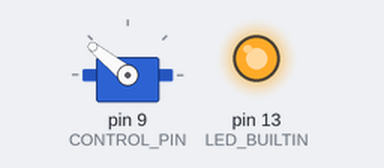
Simulated run of this sketch. Board: Arduino Uno, built with avr-gcc and run on an emulated ATmega328P. Parts: servo, output pins drawn as LEDs (lit = HIGH).

Above: at 2.55 s.
At 15.45 s:
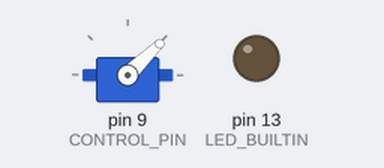
Timing chart, 0 to 19.4 s (numbered marks = the images above):
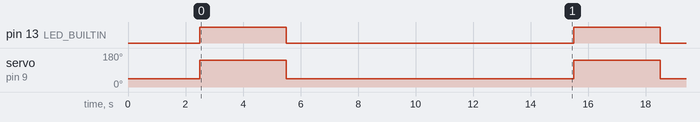

Measured:
- by itself, pin 13 (LED_BUILTIN): alternates HIGH for 3.0 s and LOW for 10.0 s
- by itself, servo on pin 9 (CONTROL_PIN): alternates 141° for 3.0 s and 44° for 10.0 s

The sketch:

ESC_pulse.ino
```cpp
/*
 * Created March 18, 2019 by Wesley Stirk
 *
 * This file is use to test the ability of the ESC to pulse to various speeds and then return to an idle wait.
 *
 * Last updated March 26, 2019 by Wesley Stirk
 */

#include "ESC_30A.h"


#define ESC_PULSE //comment out to use another sketch.
#ifdef ESC_PULSE

#define CONTROL_PIN 9 //where the arduino connects to the ESC. Must be a PWM pin.
#define PULSE_TIME 3000 //given in ms. The amount of time the pulse is on.
#define PULSE_WAIT 10000 //given in ms. The amount of time between pulses.
#define MOTOR_SPEED 100 //given in percentage. The speed that the motor will pulse to.

#define SHORTEST_PULSE_HOBBY 300 //given in milliseconds
//the shortest possible pulse of increased PWM duty cycle.
//found by experimentation using the ESC_pulse.ino code.

#define SHORTEST_PULSE_HDD 350 //given in milliseconds.


ESC_30A motor(CONTROL_PIN); //the ESC

void setup()
{
   motor.init(); //initialize the motor control
   pinMode(LED_BUILTIN, OUTPUT);
   motor.wait_startup(); //wait for everything to settle.
   delay(500); //just for good measure.
}

void loop()
{
    motor.throttle(MOTOR_SPEED); //ramp up to the desired speed.
    digitalWrite(LED_BUILTIN, HIGH);
    delay(PULSE_TIME); //wait for the needed amount of time.
    motor.full_stop(); //and turn of the power.
    digitalWrite(LED_BUILTIN, LOW);
    delay(PULSE_WAIT);
}

#endif
```

ESC_30A.cpp
```cpp
/*
 * Created on February 2, 2019 by Wesley Stirk
 *
 * This file has the implementation of the basic members and functions needed to control the 30A BLDC ESC from Hobbypower
 * It relies heavily on the Servo library for much of its functionality.
 * s
 * Last Updated February 27, 2019 by Wesley Stirk
 */

#include "ESC_30A.h"

ESC_30A::ESC_30A(uint8_t pin)
{
  this->pin = pin;
}

void ESC_30A::init(int8_t newPin)
{
  if(newPin >= 0) //if initialized with a different pin use that one.
  {
    this->pin = newPin;
  }
  bldc.attach(pin);//attach the correct pin to the 'servo'
    //causes issues if not called in the setup (or loop) function so it can't be called in the constructor
  full_stop(); //start of with the motor not moving
}

void ESC_30A::throttle(speed_t mSpeed)
{
  if(mSpeed <= ESC_30A_MAX_SPEED || mSpeed >= ESC_30A_MIN_SPEED) //double check that the given speed in the appropriate ranged
  {
    uint16_t rate = map(mSpeed, ESC_30A_MIN_SPEED, ESC_30A_MAX_SPEED, 0, 1000) + 1000;
    //map(mSpeed, ESC_30A_MIN_SPEED, ESC_30A_MAX_SPEED, 0, 180); //servos go from 0 to 180 so it needs to be mapped to that range.
    #ifdef ESC_DEBUG
      Serial.print("throttling to: ");
      Serial.println(rate);
    #endif
    //bldc.write(rate); //set the appropriate speed
    throttle_pulse(rate);
    currentSpeed = mSpeed; //remember what speed we are at.
  }
}

speed_t ESC_30A::get_speed()
{
  return currentSpeed;
}

void ESC_30A::full_speed()
{
  throttle(ESC_30A_MAX_SPEED);
}

void ESC_30A::full_stop()
{
  throttle(ESC_30A_MIN_SPEED);
}


uint8_t ESC_30A::get_pin()
{
  return pin;
}

//allows the user to have direct control over the length of the pulse.
void ESC_30A::throttle_pulse(uint16_t pulseWidth)
{
  bldc.writeMicroseconds(pulseWidth);
}

//calibrates the controller
void ESC_30A::calibrate()
{
  //Assuming that this program is starting just as the BLDC motor is turned on.
  throttle(ESC_30A_MAX_SPEED); //before plugging in the batter of ESC set to full speed.

  #ifdef ESC_MSG
    Serial.println("Startup Sequence wait...");
  #endif
  delay(STARTUP_TIME);

  #ifdef ESC_MSG
    Serial.println("Should be in fast mode");
    Serial.println("Delaying");
  #endif
  delay(CALIBRATE_FAST_WAIT_TIME);

  throttle(ESC_30A_MIN_SPEED);
  #ifdef ESC_MSG
    Serial.println("Should be in low mode");
    Serial.println("Delaying");
  #endif
  delay(CALIBRATE_SLOW_WAIT_TIME);

  #ifdef ESC_MSG
    Serial.println("ESC_30A Calibrated!");
  #endif

}

void ESC_30A::wait_startup()
{
  delay(STARTUP_TIME); //just wait. Nothing else.
}
```

ESC_30A.h
```cpp
/*
 * Created on February 2, 2019 by Wesley Stirk
 *
 * This class has the basic members and functions needed to control the 30A BLDC ESC from Hobbypower
 * It relies heavily on the Servo library for much of its functionality.
 *
 * Last Updated February 27, 2019 by Wesley Stirk
 */

#ifndef BLDC_ESC_30A
#define BLDC_ESC_30A

#include "Arduino.h"
#include <stdint.h>
#include <Servo.h>

typedef uint8_t speed_t; //used for recording the speed

//defines for use by others

#define ESC_DEBUG //uncomment to see debug messages
#define ESC_MSG //uncomment to see messages

#define ESC_30A_MAX_SPEED 100
#define ESC_30A_MIN_SPEED 0

#define PRE_CALIBRATE_LOW 1225 //found using experimentation. pulse width
      // a speed that the controller should recognize as viable 0 speed.

//TODO: make sure this is an accurate time.
#define STARTUP_TIME 2000 //given in milliseconds.
//Approximately how long it takes for the controller to go through various startup procedures.
//It should emit various beeps during this time. A special tone after a self test.
//Then a battery count. Then it should be ready for whatever comes next.

#define CALIBRATE_FAST_WAIT_TIME  3000 //given in milliseconds
//After calibration has moved through the initial startup it takes time
//to register the new full speed.

 #define CALIBRATE_SLOW_WAIT_TIME 1200 //given in milliseconds
 //After registering the full speed in calibration. Wait at least 1 second before
 //the esc has registered the slowest speed.

//don't touch defines
#define IMPOSSIBLE_PIN -1


class ESC_30A
{
  public:
    //constructor of class
    //initializes the controller with the controlPin
    ESC_30A(uint8_t controlPin);

    /*
     * Goes through the neede sequence to calibrate the ESC to a standard
     * pulse width. Should work pretty well.
     */
    void calibrate();

    /*
     * Controls the speed of the motor. The function that will be mainly used.
     * speed needs to be a value between 0 and 100 representing the percent of maximum
     */
    void throttle(speed_t mSpeed);

    /*
     * The init function initializes everything before the controller is used.
     * Must be called inside of a function.
     */
    void init(int8_t newPin = IMPOSSIBLE_PIN);

    /*
     * returns the current speed of the motor.
     */
    speed_t get_speed();

    /*
     * Sets the motor to full speed
     */
    void full_speed();

    /*
     * Turns the motor all the way off.
     */
    void full_stop();

    /*
     * returns the saved value of the pin
     */
     uint8_t get_pin();

     /*
      * Directly controls the length of a pulse so that you can have more control
      * over the pulse width
      */
      void throttle_pulse(uint16_t pulseWidth);

      /*
       * Causes a delay for the proper amount of time to allow the ESC to go through it's start up routine.
       * Useful for when programs will be starting automatically, without human input.
       */
      void wait_startup();

  private:
    speed_t currentSpeed; //keeps track of the current speed of the motor
    uint8_t pin;
    Servo bldc; //the Servo library that will do a lot of the controls.

};


#endif
```
